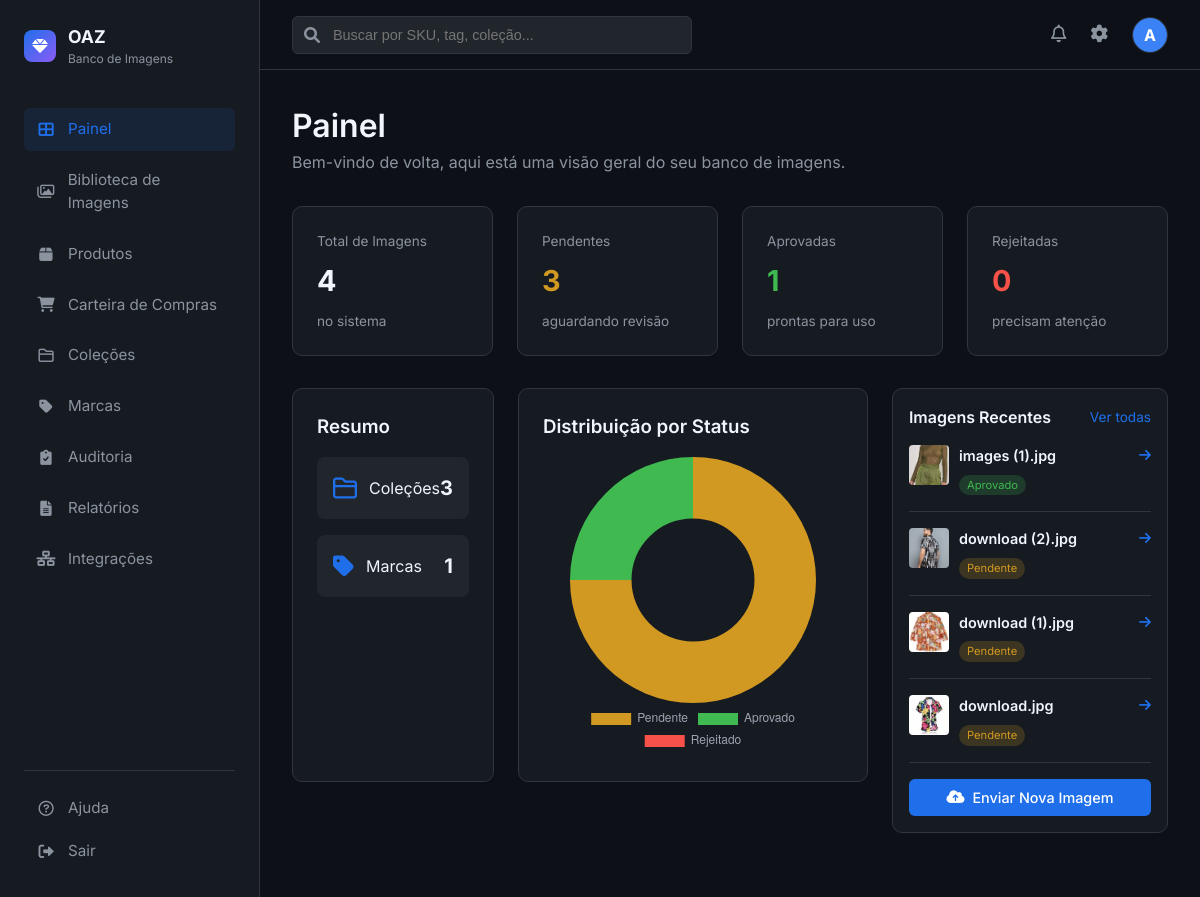
The page /dashboard (signed in) on the database its author committed.
### app.py (models this page shows, shortened)
class User(UserMixin, db.Model):
    id = db.Column(db.Integer, primary_key=True)
    username = db.Column(db.String(80), unique=True, nullable=False)
    email = db.Column(db.String(120), unique=True, nullable=False)
    password_hash = db.Column(db.String(128))

class Image(db.Model):
    id = db.Column(db.Integer, primary_key=True)
    filename = db.Column(db.String(255), nullable=False)
    original_name = db.Column(db.String(255), nullable=False)
    description = db.Column(db.Text)
    sku = db.Column(db.String(50))
    brand_id = db.Column(db.Integer, db.ForeignKey('brand.id'))
    status = db.Column(db.String(20), default='Pendente')
    upload_date = db.Column(db.DateTime, default=datetime.utcnow)
    shooting_date = db.Column(db.Date)
    photographer = db.Column(db.String(100))
    unique_code = db.Column(db.String(50), unique=True)
    collection_id = db.Column(db.Integer, db.ForeignKey('collection.id'))
    uploader_id = db.Column(db.Integer, db.ForeignKey('user.id'))
    tags = db.Column(db.Text)
    ai_item_type = db.Column(db.String(100))
    ai_color = db.Column(db.String(50))
    ai_material = db.Column(db.String(100))
    ai_pattern = db.Column(db.String(50))
    ai_style = db.Column(db.String(50))
    items = db.relationship('ImageItem', backref='image', lazy=True, cascade='all, delete-orphan')

### app.py (the view)
@app.route('/dashboard')
@login_required
def dashboard():
    total_images = Image.query.count()
    pending_images = Image.query.filter_by(status='Pendente').count()
    approved_images = Image.query.filter_by(status='Aprovado').count()
    rejected_images = Image.query.filter_by(status='Rejeitado').count()
    total_collections = Collection.query.count()
    total_brands = Brand.query.count()
    recent_images = Image.query.order_by(Image.upload_date.desc()).limit(5).all()
    return render_template('dashboard/index.html',
                          total_images=total_images,
                          pending_images=pending_images,
                          approved_images=approved_images,
                          rejected_images=rejected_images,
                          total_collections=total_collections,
                          total_brands=total_brands,
                          recent_images=recent_images)

### templates/dashboard/index.html (shortened to what this page needs)
{% extends "base.html" %}
{% block content %}
<div style="margin-bottom: 2rem;">
    <h1>Painel</h1>
    <p style="color: var(--text-secondary);">Bem-vindo de volta, aqui está uma visão geral do seu banco de imagens.</p>
</div>
<div class="dashboard-stats">
    <div class="stat-card">
        <div class="stat-title">Total de Imagens</div>
        <div class="stat-value">{{ total_images }}</div>
        <div style="font-size: 0.85rem; color: var(--text-secondary);">
            no sistema
        </div>
    </div>
    <div class="stat-card">
        <div class="stat-title">Pendentes</div>
        <div class="stat-value" style="color: #d29922;">{{ pending_images }}</div>
        <div style="font-size: 0.85rem; color: var(--text-secondary);">
            aguardando revisão
        </div>
    </div>
    <div class="stat-card">
        <div class="stat-title">Aprovadas</div>
        <div class="stat-value" style="color: #3fb950;">{{ approved_images }}</div>
        <div style="font-size: 0.85rem; color: var(--text-secondary);">
            prontas para uso
        </div>
    </div>
    <div class="stat-card">
        <div class="stat-title">Rejeitadas</div>
        <div class="stat-value" style="color: #f85149;">{{ rejected_images }}</div>
        <div style="font-size: 0.85rem; color: var(--text-secondary);">
            precisam atenção
        </div>
    </div>
</div>
<div class="charts-grid">
    <div style="display: flex; flex-direction: column; gap: 1.5rem;">
        <div style="display: grid; grid-template-columns: 1fr 1fr; gap: 1.5rem;">
            <div class="chart-card">
                <div style="display: flex; justify-content: space-between; margin-bottom: 1rem;">
                    <h3>Resumo</h3>
                </div>
                <div style="display: flex; flex-direction: column; gap: 1rem;">
                    <div style="display: flex; justify-content: space-between; align-items: center; padding: 1rem; background: var(--bg-tertiary); border-radius: 8px;">
                        <div style="display: flex; align-items: center; gap: 12px;">
                            <i class="far fa-folder" style="font-size: 1.5rem; color: var(--accent-blue);"></i>
                            <span>Coleções</span>
                        </div>
                        <strong style="font-size: 1.25rem;">{{ total_collections }}</strong>
                    </div>
                    <div style="display: flex; justify-content: space-between; align-items: center; padding: 1rem; background: var(--bg-tertiary); border-radius: 8px;">
                        <div style="display: flex; align-items: center; gap: 12px;">
                            <i class="fas fa-tag" style="font-size: 1.5rem; color: var(--accent-blue);"></i>
                            <span>Marcas</span>
                        </div>
                        <strong style="font-size: 1.25rem;">{{ total_brands }}</strong>
                    </div>
                </div>
            </div>
            <div class="chart-card">
                <div style="display: flex; justify-content: space-between; margin-bottom: 1rem;">
                    <h3>Distribuição por Status</h3>
                </div>
                <canvas id="statusChart"></canvas>
            </div>
        </div>
    </div>
    <div style="display: flex; flex-direction: column; gap: 1.5rem;">
        <div class="stat-card" style="padding: 1rem;">
            <div style="display: flex; justify-content: space-between; align-items: center; margin-bottom: 1rem;">
                <h3 style="font-size: 1rem;">Imagens Recentes</h3>
                <a href="{{ url_for('catalog') }}" style="font-size: 0.85rem;">Ver todas</a>
            </div>
            {% if recent_images %}
                {% for image in recent_images %}
                <div style="display: flex; gap: 10px; margin-bottom: 1rem; padding-bottom: 1rem; border-bottom: 1px solid var(--border-color);">
                    <div style="width: 40px; height: 40px; background: var(--bg-tertiary); border-radius: 4px; overflow: hidden;">
                        <img src="{{ url_for('static', filename='uploads/' + image.filename) }}" style="width: 100%; height: 100%; object-fit: cover;">
                    </div>
                    <div style="flex: 1;">
                        <div style="font-weight: 600; font-size: 0.9rem;">{{ image.sku or image.original_name[:20] }}</div>
                        <div style="font-size: 0.8rem; color: var(--text-secondary);">
                            <span class="status-badge status-{{ image.status.lower() }}" style="font-size: 0.7rem;">{{ image.status }}</span>
                        </div>
                    </div>
                    <a href="{{ url_for('image_detail', id=image.id) }}" style="color: var(--accent-blue); font-size: 0.85rem;">
                        <i class="fas fa-arrow-right"></i>
                    </a>
                </div>
                {% endfor %}
            {% else %}
                <p style="color: var(--text-secondary); text-align: center; padding: 2rem;">Nenhuma imagem ainda.</p>
            {% endif %}
            <div style="text-align: center; margin-top: 1rem;">
                <a href="{{ url_for('upload') }}" class="btn btn-primary" style="width: 100%; justify-content: center;">
                    <i class="fas fa-cloud-upload-alt"></i> Enviar Nova Imagem
                </a>
            </div>
        </div>
    </div>
</div>
<script>
    const ctxStatus = document.getElementById('statusChart').getContext('2d');
    new Chart(ctxStatus, {
        type: 'doughnut',
        data: {
            labels: ['Pendente', 'Aprovado', 'Rejeitado'],
            datasets: [{
                data: [{{ pending_images }}, {{ approved_images }}, {{ rejected_images }}],
                backgroundColor: ['#d29922', '#3fb950', '#f85149'],
                borderWidth: 0
            }]
        },
        options: {
            plugins: {
                legend: { position: 'bottom', labels: { color: '#9ca3af' } }
            }
        }
    });
</script>
{% endblock %}

### templates/base.html (shortened to what this page needs)
<!DOCTYPE html>
<html lang="pt-BR">
<head>
    <link rel="stylesheet" href="{{ url_for('static', filename='css/style.css') }}">
    <link href="https://cdnjs.cloudflare.com/ajax/libs/font-awesome/6.0.0/css/all.min.css" rel="stylesheet">
</head>
<body>
    <div class="app-container">
        <aside class="sidebar">
            <div class="logo-area">
                <div class="logo-icon">
                    <i class="fas fa-gem"></i>
                </div>
                <div>
                    <div style="font-weight: 700; font-size: 1.1rem;">OAZ</div>
                    <div style="font-size: 0.75rem; color: var(--text-secondary);">Banco de Imagens</div>
                </div>
            </div>
            <nav class="nav-menu">
                <a href="{{ url_for('dashboard') }}"
                    class="nav-item {% if request.endpoint == 'dashboard' %}active{% endif %}">
                    <i class="fas fa-th-large"></i>
                    <span>Painel</span>
                </a>
                <a href="{{ url_for('catalog') }}"
                    class="nav-item {% if request.endpoint == 'catalog' %}active{% endif %}">
                    <i class="far fa-images"></i>
                    <span>Biblioteca de Imagens</span>
                </a>
                <a href="{{ url_for('produtos') }}"
                    class="nav-item {% if request.endpoint in ['produtos', 'new_produto', 'edit_produto'] %}active{% endif %}">
                    <i class="fas fa-box"></i>
                    <span>Produtos</span>
                </a>
                <a href="{{ url_for('carteira') }}"
                    class="nav-item {% if request.endpoint in ['carteira', 'importar_carteira'] %}active{% endif %}">
                    <i class="fas fa-shopping-cart"></i>
                    <span>Carteira de Compras</span>
                </a>
                <a href="{{ url_for('collections') }}"
                    class="nav-item {% if request.endpoint == 'collections' %}active{% endif %}">
                    <i class="far fa-folder"></i>
                    <span>Coleções</span>
                </a>
                <a href="{{ url_for('brands') }}"
                    class="nav-item {% if request.endpoint == 'brands' %}active{% endif %}">
                    <i class="fas fa-tag"></i>
                    <span>Marcas</span>
                </a>
                <a href="{{ url_for('auditoria') }}"
                    class="nav-item {% if request.endpoint in ['auditoria', 'historico_sku', 'skus_pendentes'] %}active{% endif %}">
                    <i class="fas fa-clipboard-check"></i>
                    <span>Auditoria</span>
                </a>
                <a href="{{ url_for('reports') }}"
                    class="nav-item {% if request.endpoint == 'reports' %}active{% endif %}">
                    <i class="fas fa-file-alt"></i>
                    <span>Relatórios</span>
                </a>
                <a href="{{ url_for('integrations') }}"
                    class="nav-item {% if request.endpoint == 'integrations' %}active{% endif %}">
                    <i class="fas fa-network-wired"></i>
                    <span>Integrações</span>
                </a>
            </nav>
            <div class="bottom-menu">
                <a href="#" class="nav-item">
                    <i class="far fa-question-circle"></i>
                    <span>Ajuda</span>
                </a>
                <a href="{{ url_for('logout') }}" class="nav-item">
                    <i class="fas fa-sign-out-alt"></i>
                    <span>Sair</span>
                </a>
            </div>
        </aside>
        <main class="main-content">
            <header class="top-header">
                <div class="search-bar">
                    <i class="fas fa-search"></i>
                    <input type="text" placeholder="Buscar por SKU, tag, coleção...">
                </div>
                <div class="header-actions">
                    <button class="icon-btn"><i class="far fa-bell"></i></button>
                    <a href="{{ url_for('settings') }}" class="icon-btn"><i class="fas fa-cog"></i></a>
                    <div class="user-profile">
                        <div
                            style="width:100%; height:100%; background:#3b82f6; display:flex; align-items:center; justify-content:center; color:white; font-weight:bold;">
                            {{ current_user.username[0].upper() }}
                        </div>
                    </div>
                </div>
            </header>
            <div class="content-scroll">
                {% block content %}{% endblock %}
            </div>
        </main>
    </div>
</body>
</html>

### rows shown on the page
User: username "A"
Image: filename (picture), sku+original_name "images (1).jpg", status "Aprovado"
Image: filename (picture), sku+original_name "download (2).jpg", status "Pendente"
Image: filename (picture), sku+original_name "download (1).jpg", status "Pendente"
Image: filename (picture), sku+original_name "download.jpg", status "Pendente"

### other values the page prints
{{ total_images }} "4"
{{ pending_images }} "3"
{{ approved_images }} "1"
{{ rejected_images }} "0"
{{ total_collections }} "3"
{{ total_brands }} "1"
chart data {{ pending_images }} 3
chart data {{ approved_images }} 1
chart data {{ rejected_images }} 0
